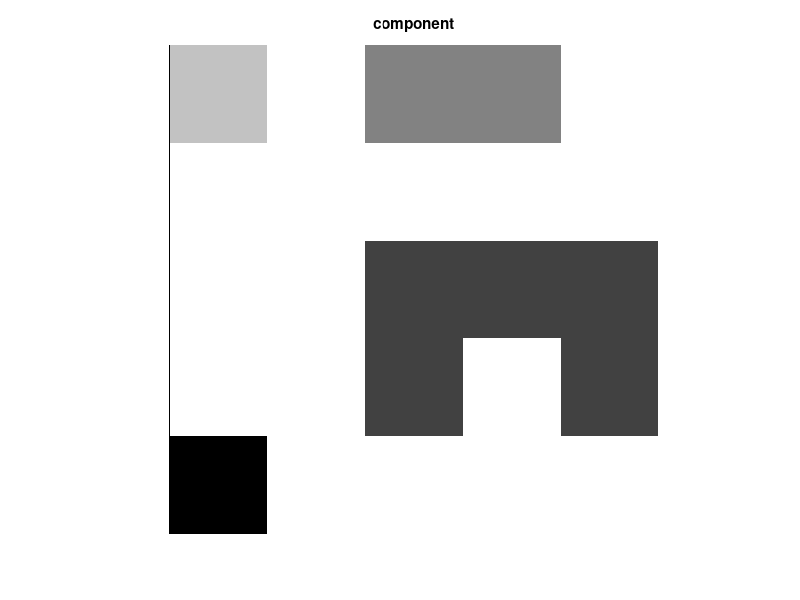

Source code (MATLAB):
function [] = LabelCC()
    image_size = 5;
    binary_image = randi(2,image_size,image_size) - ones(image_size);
    disp(binary_image);
    four_connected(binary_image, image_size);

    return
end



function [] = four_connected(binary_image, image_size)
    label = 1;
    label_array = linspace(0,0,image_size/2*image_size);
    label_image = zeros(image_size);
    for i=1:image_size
        for j=1:image_size
            if(binary_image(i,j)==1)
                mark = check_around_label_four(label_image, i, j);
                if(mark == 0)
                    mark = label;
                    label_array(mark) = mark;
                    label = label + 1;
                elseif(mark == -1)
                    max_index = max(label_image(i-1,j),label_image(i,j-1));
                    min_index = min(label_image(i-1,j),label_image(i,j-1));
                    while(min_index ~= label_array(min_index))
                        min_index = label_array(min_index);
                    end
                    mark = min_index;
                    while(max_index > min_index)
                        tmp = label_array(max_index);
                        label_array(max_index) = min_index;
                        max_index = tmp;
                    end
                end
                label_image(i,j) = mark;
            end
        end
    end
    
    shoew_image(label_image, label_array, image_size);
    return
end

function [] = shoew_image(label_image, label_array, image_size)
    new_label_array = linspace(0,0,image_size/2*image_size);
    label = 0;
    for i = 1:image_size/2*image_size
        if(label_array(i) == i)
            label = label + 1;
            new_label_array(i) = label;
        end
    end 

    for i = 1:image_size
        for j = 1:image_size
            if(label_image(i,j) ~= 0)
                label_image(i,j) = new_label_array(label_array(label_image(i,j)));
            end
        end
    end
    
    disp(label_image)

    I = mat2gray(label_image*100,[label*100, 0]);
    figure, imshow(I);
    title("component")
    return
end

function x = check_edge_label(label_image, i, j)
    x = 0;
    if(i==1 && j==1)
        return
    elseif(i==1)
        x = max(label_image(i,j-1), 0);
    elseif(j==1)
        x = max(label_image(i-1,j), 0);
    end
    return 
end

function x =check_around_label_four(label_image, i, j)
    x = 0;
    if(i==1 || j==1)
        x = check_edge_label(label_image, i, j);
        return
    end
    
    top = label_image(i-1, j);
    left = label_image(i, j-1);
    if(top ~= left)
        if(top ~= 0 && left ~= 0)
            x = -1; % conflict
        else
            x = max(top, left);
        end
    else
        x = left;
    end

    return
end
